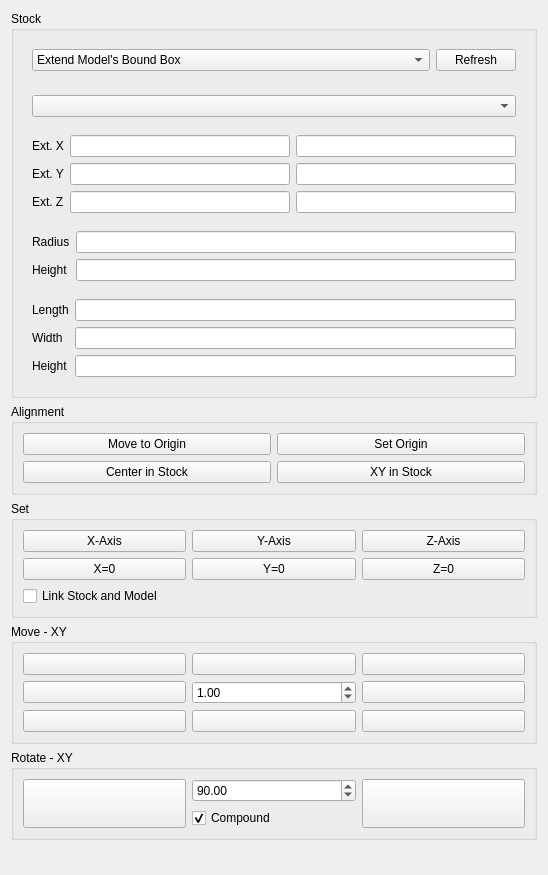
      <widget class="QWidget" name="page_3">
       <property name="geometry">
        <rect>
         <x>0</x>
         <y>0</y>
         <width>548</width>
         <height>875</height>
        </rect>
       </property>
       <attribute name="label">
        <string>Layout</string>
       </attribute>
       <layout class="QVBoxLayout" name="verticalLayout_9">
        <item>
         <widget class="QGroupBox" name="stockGroup">
          <property name="title">
           <string>Stock</string>
          </property>
          <layout class="QVBoxLayout" name="verticalLayout_5">
           <property name="spacing">
            <number>0</number>
           </property>
           <item>
            <widget class="QWidget" name="widget_2" native="true">
             <layout class="QHBoxLayout" name="horizontalLayout_5">
              <item>
               <widget class="QComboBox" name="stock">
                <property name="sizePolicy">
                 <sizepolicy hsizetype="MinimumExpanding" vsizetype="Fixed">
                  <horstretch>0</horstretch>
                  <verstretch>0</verstretch>
                 </sizepolicy>
                </property>
                <property name="currentIndex">
                 <number>2</number>
                </property>
                <item>
                 <property name="text">
                  <string>Create Box</string>
                 </property>
                </item>
                <item>
                 <property name="text">
                  <string>Create Cylinder</string>
                 </property>
                </item>
                <item>
                 <property name="text">
                  <string>Extend Model's Bound Box</string>
                 </property>
                </item>
                <item>
                 <property name="text">
                  <string>Use Existing Solid</string>
                 </property>
                </item>
               </widget>
              </item>
              <item>
               <widget class="QPushButton" name="refreshStock">
                <property name="text">
                 <string>Refresh</string>
                </property>
               </widget>
              </item>
             </layout>
            </widget>
           </item>
           <item>
            <spacer name="horizontalSpacer">
             <property name="orientation">
              <enum>Qt::Horizontal</enum>
             </property>
             <property name="sizeHint" stdset="0">
              <size>
               <width>40</width>
               <height>6</height>
              </size>
             </property>
            </spacer>
           </item>
           <item>
            <widget class="QFrame" name="stockFromExisting">
             <layout class="QGridLayout" name="gridLayout_8">
              <item row="0" column="1">
               <widget class="QComboBox" name="stockExisting"/>
              </item>
             </layout>
            </widget>
           </item>
           <item>
            <widget class="QFrame" name="stockFromBase">
             <layout class="QGridLayout" name="gridLayout_9">
              <item row="1" column="3">
               <widget class="Gui::InputField" name="stockExtYpos"/>
              </item>
              <item row="0" column="1">
               <widget class="QLabel" name="stockExtXLabel">
                <property name="text">
                 <string>Ext. X</string>
                </property>
               </widget>
              </item>
              <item row="0" column="3">
               <widget class="Gui::InputField" name="stockExtXpos">
                <property name="sizePolicy">
                 <sizepolicy hsizetype="Expanding" vsizetype="Fixed">
                  <horstretch>0</horstretch>
                  <verstretch>0</verstretch>
                 </sizepolicy>
                </property>
               </widget>
              </item>
              <item row="1" column="1">
               <widget class="QLabel" name="stockExtYLabel">
                <property name="text">
                 <string>Ext. Y</string>
                </property>
               </widget>
              </item>
              <item row="0" column="2">
               <widget class="Gui::InputField" name="stockExtXneg"/>
              </item>
              <item row="2" column="1">
               <widget class="QLabel" name="stockExtZLabel">
                <property name="text">
                 <string>Ext. Z</string>
                </property>
               </widget>
              </item>
              <item row="2" column="2">
               <widget class="Gui::InputField" name="stockExtZneg"/>
              </item>
              <item row="2" column="3">
               <widget class="Gui::InputField" name="stockExtZpos"/>
              </item>
              <item row="1" column="2">
               <widget class="Gui::InputField" name="stockExtYneg"/>
              </item>
             </layout>
            </widget>
           </item>
           <item>
            <widget class="QFrame" name="stockCreateCylinder">
             <layout class="QGridLayout" name="gridLayout_10">
              <item row="0" column="2">
               <widget class="Gui::InputField" name="stockCylinderRadius"/>
              </item>
              <item row="1" column="2">
               <widget class="Gui::InputField" name="stockCylinderHeight"/>
              </item>
              <item row="0" column="1">
               <widget class="QLabel" name="stockCylinderRadiusLabel">
                <property name="text">
                 <string>Radius</string>
                </property>
               </widget>
              </item>
              <item row="1" column="1">
               <widget class="QLabel" name="stockCylinderHeightLabel">
                <property name="text">
                 <string>Height</string>
                </property>
               </widget>
              </item>
             </layout>
            </widget>
           </item>
           <item>
            <widget class="QFrame" name="stockCreateBox">
             <layout class="QGridLayout" name="gridLayout_11">
              <item row="0" column="1">
               <widget class="QLabel" name="stockBoxLengthLabel">
                <property name="text">
                 <string>Length</string>
                </property>
               </widget>
              </item>
              <item row="1" column="1">
               <widget class="QLabel" name="stockBoxWidthLabel">
                <property name="text">
                 <string>Width</string>
                </property>
               </widget>
              </item>
              <item row="0" column="2">
               <widget class="Gui::InputField" name="stockBoxLength"/>
              </item>
              <item row="2" column="2">
               <widget class="Gui::InputField" name="stockBoxHeight"/>
              </item>
              <item row="1" column="2">
               <widget class="Gui::InputField" name="stockBoxWidth"/>
              </item>
              <item row="2" column="1">
               <widget class="QLabel" name="stockBoxHeightLabel">
                <property name="text">
                 <string>Height</string>
                </property>
               </widget>
              </item>
             </layout>
            </widget>
           </item>
          </layout>
         </widget>
        </item>
        <item>
         <widget class="QGroupBox" name="modelAlignGroup">
          <property name="title">
           <string>Alignment</string>
          </property>
          <layout class="QGridLayout" name="gridLayout_2">
           <item row="2" column="0">
            <widget class="QPushButton" name="centerInStock">
             <property name="text">
              <string>Center in Stock</string>
             </property>
            </widget>
           </item>
           <item row="2" column="1">
            <widget class="QPushButton" name="centerInStockXY">
             <property name="text">
              <string>XY in Stock</string>
             </property>
            </widget>
           </item>
           <item row="0" column="1">
            <widget class="QPushButton" name="setOrigin">
             <property name="text">
              <string>Set Origin</string>
             </property>
            </widget>
           </item>
           <item row="0" column="0">
            <widget class="QPushButton" name="moveToOrigin">
             <property name="text">
              <string>Move to Origin</string>
             </property>
            </widget>
           </item>
          </layout>
         </widget>
        </item>
        <item>
         <widget class="QGroupBox" name="modelSetGroup">
          <property name="title">
           <string>Set</string>
          </property>
          <layout class="QGridLayout" name="gridLayout_5">
           <item row="0" column="0">
            <widget class="QPushButton" name="modelSetXAxis">
             <property name="text">
              <string>X-Axis</string>
             </property>
            </widget>
           </item>
           <item row="0" column="1">
            <widget class="QPushButton" name="modelSetYAxis">
             <property name="text">
              <string>Y-Axis</string>
             </property>
            </widget>
           </item>
           <item row="0" column="2">
            <widget class="QPushButton" name="modelSetZAxis">
             <property name="text">
              <string>Z-Axis</string>
             </property>
            </widget>
           </item>
           <item row="1" column="1">
            <widget class="QPushButton" name="modelSetY0">
             <property name="text">
              <string>Y=0</string>
             </property>
            </widget>
           </item>
           <item row="1" column="2">
            <widget class="QPushButton" name="modelSetZ0">
             <property name="text">
              <string>Z=0</string>
             </property>
            </widget>
           </item>
           <item row="1" column="0">
            <widget class="QPushButton" name="modelSetX0">
             <property name="text">
              <string>X=0</string>
             </property>
            </widget>
           </item>
           <item row="2" column="0">
            <widget class="QCheckBox" name="linkStockAndModel">
             <property name="text">
              <string>Link Stock and Model</string>
             </property>
            </widget>
           </item>
          </layout>
         </widget>
        </item>
        <item>
         <widget class="QGroupBox" name="modelMoveGroup">
          <property name="title">
           <string>Move - XY</string>
          </property>
          <layout class="QGridLayout" name="gridLayout_3">
           <item row="0" column="1">
            <widget class="QPushButton" name="modelMoveUp">
             <property name="text">
              <string/>
             </property>
             <property name="icon">
              <iconset resource="../Path.qrc">
               <normaloff>:/icons/arrow-up.svg</normaloff>:/icons/arrow-up.svg</iconset>
             </property>
             <property name="iconSize">
              <size>
               <width>32</width>
               <height>32</height>
              </size>
             </property>
            </widget>
           </item>
           <item row="0" column="2">
            <widget class="QPushButton" name="modelMoveRightUp">
             <property name="text">
              <string/>
             </property>
             <property name="icon">
              <iconset resource="../Path.qrc">
               <normaloff>:/icons/arrow-right-up.svg</normaloff>:/icons/arrow-right-up.svg</iconset>
             </property>
             <property name="iconSize">
              <size>
               <width>32</width>
               <height>32</height>
              </size>
             </property>
            </widget>
           </item>
           <item row="0" column="0">
            <widget class="QPushButton" name="modelMoveLeftUp">
             <property name="text">
              <string/>
             </property>
             <property name="icon">
              <iconset resource="../Path.qrc">
               <normaloff>:/icons/arrow-left-up.svg</normaloff>:/icons/arrow-left-up.svg</iconset>
             </property>
             <property name="iconSize">
              <size>
               <width>32</width>
               <height>32</height>
              </size>
             </property>
            </widget>
           </item>
           <item row="1" column="2">
            <widget class="QPushButton" name="modelMoveRight">
             <property name="text">
              <string/>
             </property>
             <property name="icon">
              <iconset resource="../Path.qrc">
               <normaloff>:/icons/arrow-right.svg</normaloff>:/icons/arrow-right.svg</iconset>
             </property>
             <property name="iconSize">
              <size>
               <width>32</width>
               <height>32</height>
              </size>
             </property>
            </widget>
           </item>
           <item row="1" column="1">
            <widget class="QDoubleSpinBox" name="modelMoveValue">
             <property name="minimum">
              <double>-1000.000000000000000</double>
             </property>
             <property name="maximum">
              <double>1000.000000000000000</double>
             </property>
             <property name="value">
              <double>1.000000000000000</double>
             </property>
            </widget>
           </item>
           <item row="1" column="0">
            <widget class="QPushButton" name="modelMoveLeft">
             <property name="text">
              <string/>
             </property>
             <property name="icon">
              <iconset resource="../Path.qrc">
               <normaloff>:/icons/arrow-left.svg</normaloff>:/icons/arrow-left.svg</iconset>
             </property>
             <property name="iconSize">
              <size>
               <width>32</width>
               <height>32</height>
              </size>
             </property>
            </widget>
           </item>
           <item row="2" column="0">
            <widget class="QPushButton" name="modelMoveLeftDown">
             <property name="text">
              <string/>
             </property>
             <property name="icon">
              <iconset resource="../Path.qrc">
               <normaloff>:/icons/arrow-left-down.svg</normaloff>:/icons/arrow-left-down.svg</iconset>
             </property>
             <property name="iconSize">
              <size>
               <width>32</width>
               <height>32</height>
              </size>
             </property>
            </widget>
           </item>
           <item row="2" column="1">
            <widget class="QPushButton" name="modelMoveDown">
             <property name="text">
              <string/>
             </property>
             <property name="icon">
              <iconset resource="../Path.qrc">
               <normaloff>:/icons/arrow-down.svg</normaloff>:/icons/arrow-down.svg</iconset>
             </property>
             <property name="iconSize">
              <size>
               <width>32</width>
               <height>32</height>
              </size>
             </property>
            </widget>
           </item>
           <item row="2" column="2">
            <widget class="QPushButton" name="modelMoveRightDown">
             <property name="text">
              <string/>
             </property>
             <property name="icon">
              <iconset resource="../Path.qrc">
               <normaloff>:/icons/arrow-right-down.svg</normaloff>:/icons/arrow-right-down.svg</iconset>
             </property>
             <property name="iconSize">
              <size>
               <width>32</width>
               <height>32</height>
              </size>
             </property>
            </widget>
           </item>
          </layout>
         </widget>
        </item>
        <item>
         <widget class="QGroupBox" name="modelRotateGroup">
          <property name="title">
           <string>Rotate - XY</string>
          </property>
          <layout class="QGridLayout" name="gridLayout_6">
           <item row="0" column="1">
            <widget class="QWidget" name="widget_5" native="true">
             <layout class="QVBoxLayout" name="verticalLayout_18">
              <property name="leftMargin">
               <number>0</number>
              </property>
              <property name="topMargin">
               <number>0</number>
              </property>
              <property name="rightMargin">
               <number>0</number>
              </property>
              <property name="bottomMargin">
               <number>0</number>
              </property>
              <item>
               <widget class="QDoubleSpinBox" name="modelRotateValue">
                <property name="minimum">
                 <double>-180.000000000000000</double>
                </property>
                <property name="maximum">
                 <double>360.000000000000000</double>
                </property>
                <property name="value">
                 <double>90.000000000000000</double>
                </property>
               </widget>
              </item>
              <item>
               <widget class="QCheckBox" name="modelRotateCompound">
                <property name="text">
                 <string>Compound</string>
                </property>
                <property name="checked">
                 <bool>true</bool>
                </property>
               </widget>
              </item>
             </layout>
            </widget>
           </item>
           <item row="0" column="0">
            <widget class="QPushButton" name="modelRotateLeft">
             <property name="sizePolicy">
              <sizepolicy hsizetype="Minimum" vsizetype="MinimumExpanding">
               <horstretch>0</horstretch>
               <verstretch>0</verstretch>
              </sizepolicy>
             </property>
             <property name="text">
              <string/>
             </property>
             <property name="icon">
              <iconset resource="../Path.qrc">
               <normaloff>:/icons/arrow-ccw.svg</normaloff>:/icons/arrow-ccw.svg</iconset>
             </property>
             <property name="iconSize">
              <size>
               <width>32</width>
               <height>32</height>
              </size>
             </property>
            </widget>
           </item>
           <item row="0" column="2">
            <widget class="QPushButton" name="modelRotateRight">
             <property name="sizePolicy">
              <sizepolicy hsizetype="Minimum" vsizetype="MinimumExpanding">
               <horstretch>0</horstretch>
               <verstretch>0</verstretch>
              </sizepolicy>
             </property>
             <property name="text">
              <string/>
             </property>
             <property name="icon">
              <iconset resource="../Path.qrc">
               <normaloff>:/icons/arrow-cw.svg</normaloff>:/icons/arrow-cw.svg</iconset>
             </property>
             <property name="iconSize">
              <size>
               <width>32</width>
               <height>32</height>
              </size>
             </property>
            </widget>
           </item>
          </layout>
         </widget>
        </item>
        <item>
         <spacer name="verticalSpacer_2">
          <property name="orientation">
           <enum>Qt::Vertical</enum>
          </property>
          <property name="sizeHint" stdset="0">
           <size>
            <width>20</width>
            <height>195</height>
           </size>
          </property>
         </spacer>
        </item>
       </layout>
      </widget>
